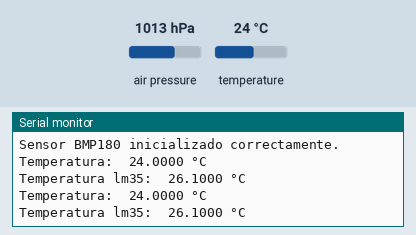
Recording of a sketch running on a simulated Arduino Uno, built with avr-gcc and run on an emulated ATmega328P. Parts: the last lines printed to the serial monitor. Inputs (shaded band) come from the test bench; at power-on: temperature 24 °C, air pressure 1013 hPa.

Above: at 2.8 s.
2.9 s: temperature set to 12 °C
At 4.8 s:
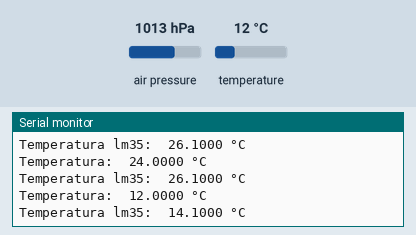
5.6 s: temperature set to 19 °C
At 6.5 s:
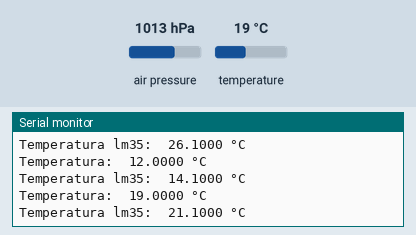
Timing chart, 0 to 8.6 s (numbered marks = the images above; inputs shaded):
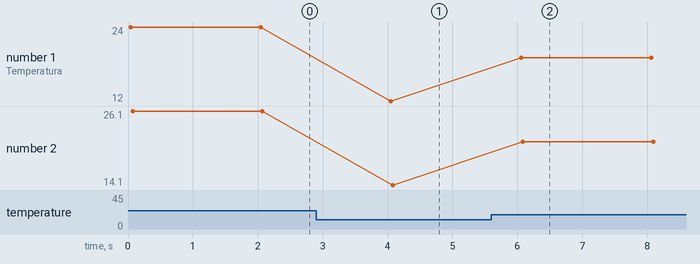

Measured:
- after the input at 2.9 s, the serial monitor: prints a new line after 1.2 s (image 1)
- after the input at 5.6 s, the serial monitor: prints a new line after 0.46 s (image 2)
- plotted number 1: 24 → 12 after the input at 2.9 s, 12 → 19 after the input at 5.6 s
- plotted number 2: 26.1 → 14.1 after the input at 2.9 s, 14.1 → 21.1 after the input at 5.6 s

The sketch:

presion_temperatura_densidad.ino
```cpp
#include <Wire.h>
#include <Adafruit_BMP085.h>

Adafruit_BMP085 bmp;


const float R_aire = 287.058;

void setup() {
  Serial.begin(9600);


  if (!bmp.begin()) {
    Serial.println("¡No se pudo encontrar un sensor BMP180 válido! Revisa las conexiones.");
    while (1) {}
  }
  Serial.println("Sensor BMP180 inicializado correctamente.");
}

void loop() {

  float temperaturaC = bmp.readTemperature();
  float temperaturaK = temperaturaC + 273.15;

  float presionPa = bmp.readPressure();

  float densidadAire = presionPa / (R_aire * temperaturaK);

  //Serial.print("Temperatura: ");
  //Serial.print(temperaturaC);
  //Serial.print(" °C | Presión: ");
 // Serial.print(presionPa / 100.0);
 // Serial.print(" hPa | ");

  Serial.print("Temperatura:  ");
  Serial.print(temperaturaC , 4);
  Serial.println(" °C");

  Serial.print("Temperatura lm35:  ");
  Serial.print(temperaturaC + 2.1, 4);
  Serial.println(" °C");
  delay(2000);
}
```
